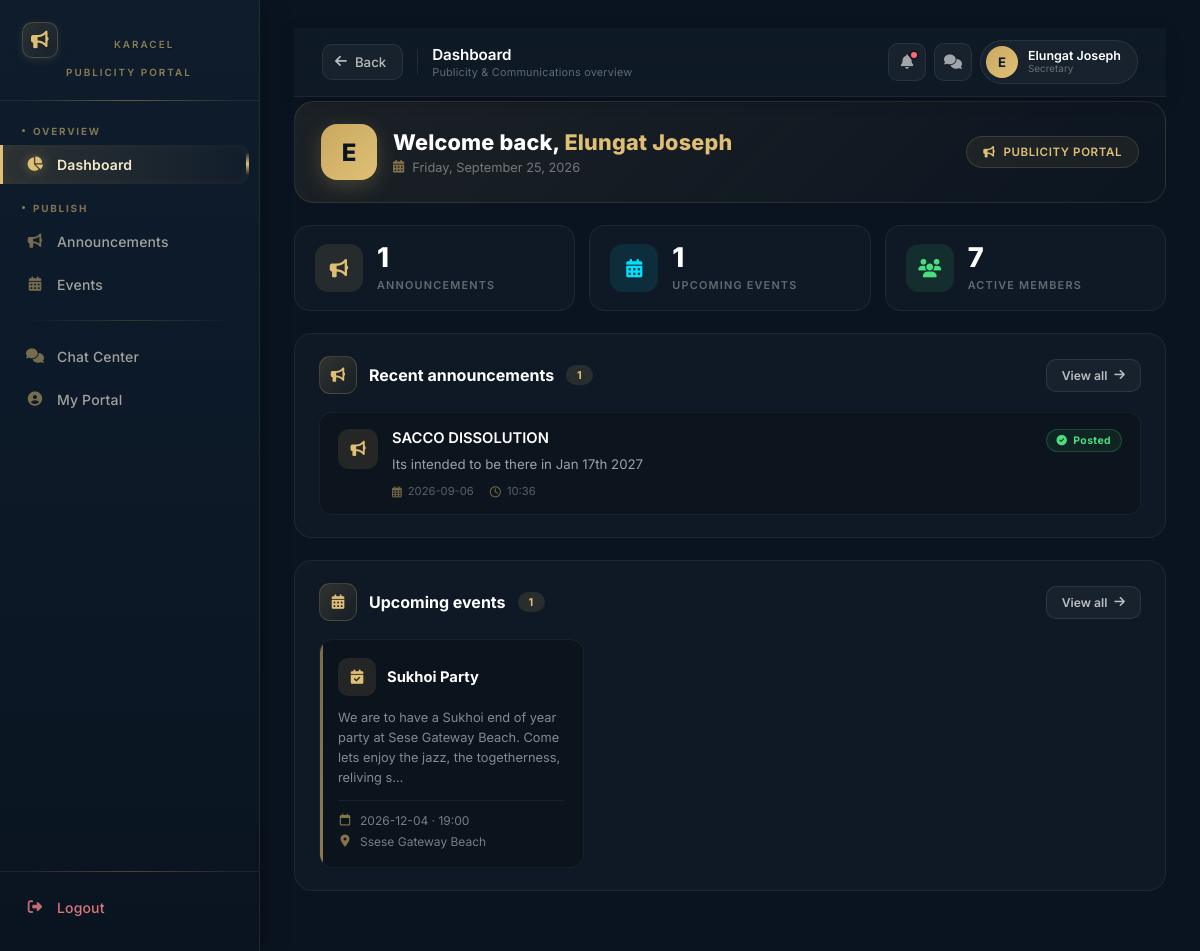
The app's page /publicity/dashboard (signed in) with its own data.
### tables this page shows
CREATE TABLE announcements (
        id INTEGER PRIMARY KEY AUTOINCREMENT,
        title TEXT NOT NULL,
        content TEXT NOT NULL,
        created_at TIMESTAMP DEFAULT CURRENT_TIMESTAMP,
        created_by INTEGER,
        FOREIGN KEY (created_by) REFERENCES users(id)
    );

CREATE TABLE events (
        id INTEGER PRIMARY KEY AUTOINCREMENT,
        title TEXT NOT NULL,
        event_date DATE NOT NULL,
        event_time TIME,
        location TEXT NOT NULL,
        description TEXT,
        created_at TIMESTAMP DEFAULT CURRENT_TIMESTAMP,
        created_by INTEGER,
        FOREIGN KEY (created_by) REFERENCES users(id)
    );

### app.py (the view)
@app.route("/publicity/dashboard")
def publicity_dashboard():
    if session.get("role") not in ["publicity", "secretary", "treasurer", "admin"]:
        flash('Access denied', 'danger')
        return redirect("/login")
    conn = get_db()
    conn.row_factory = sqlite3.Row
    try:
        total_members = conn.execute("SELECT COUNT(*) FROM users WHERE LOWER(role) = 'member' AND status = 'active'").fetchone()[0]
        total_announcements = conn.execute("SELECT COUNT(*) FROM announcements").fetchone()[0]
        upcoming_events = conn.execute("SELECT COUNT(*) FROM events WHERE event_date >= date('now')").fetchone()[0]
        total_newsletters = conn.execute("SELECT COUNT(*) FROM newsletters").fetchone()[0]
        announcements = conn.execute("""
            SELECT * FROM announcements
            ORDER BY created_at DESC
            LIMIT 5
        """).fetchall()
        events = conn.execute("""
            SELECT * FROM events
            WHERE event_date >= date('now')
            ORDER BY event_date ASC
            LIMIT 4
        """).fetchall()
    except sqlite3.Error as e:
        print(f"❌ Database Error: {str(e)}")
        flash(f'Database error: {str(e)}', 'danger')
        return redirect(url_for('login'))
    finally:
        conn.close()
    return render_template(
        "publicity/publicity-dashboard.html",
        total_members=total_members,
        total_announcements=total_announcements,
        upcoming_events=upcoming_events,
        total_newsletters=total_newsletters,
        announcements=announcements,
        events=events,
        session=session,
    )

### app.py (called while the page is built)
def get_db():
    conn = sqlite3.connect("sacco.db")
    conn.row_factory = sqlite3.Row
    return conn

@app.context_processor
def inject_globals():
    from datetime import datetime
    completed_loans = 0
    try:
        if 'user_id' in session:
            role = session.get('role', '')
            if role in ['treasurer', 'admin', 'chairperson']:
                db = get_db()
                completed_loans = db.execute("SELECT COUNT(*) FROM loans WHERE status = 'completed'").fetchone()[0]
                db.close()
    except Exception as e:
        print(f"Error getting completed_loans: {e}")
    return {
        'now': datetime.now(),
        'completed_loans': completed_loans
    }

### templates/publicity/publicity-dashboard.html (shortened to what this page needs)
{% extends "publicity/publicity-base.html" %}
{% block page_title %}Dashboard{% endblock %}
{% block page_subtitle %}Publicity &amp; Communications overview{% endblock %}
{% block content %}
<div class="pd-wrap">
    <div class="pd-hero">
        <div class="pd-hero-left">
            <div class="pd-hero-avatar">
                {{ session.full_name|default('P')|first|upper }}
            </div>
            <div>
                <h1 class="pd-hero-title">
                    Welcome back, <span>{{ session.full_name|default('Publicity Officer') }}</span>
                </h1>
                <p class="pd-hero-sub">
                    <i class="fas fa-calendar-alt"></i>
                    {{ now.strftime('%A, %B %d, %Y') if now else '' }}
                </p>
            </div>
        </div>
        <div class="pd-hero-chip">
            <i class="fas fa-bullhorn"></i> Publicity Portal
        </div>
    </div>
    <div class="pd-stats">
        <div class="pd-stat">
            <div class="pd-stat-icon gold"><i class="fas fa-bullhorn"></i></div>
            <div class="pd-stat-body">
                <div class="pd-stat-num">{{ total_announcements|default(0) }}</div>
                <div class="pd-stat-label">Announcements</div>
            </div>
        </div>
        <div class="pd-stat">
            <div class="pd-stat-icon cyan"><i class="fas fa-calendar-alt"></i></div>
            <div class="pd-stat-body">
                <div class="pd-stat-num">{{ upcoming_events|default(0) }}</div>
                <div class="pd-stat-label">Upcoming events</div>
            </div>
        </div>
        <div class="pd-stat">
            <div class="pd-stat-icon green"><i class="fas fa-users"></i></div>
            <div class="pd-stat-body">
                <div class="pd-stat-num">{{ total_members|default(0) }}</div>
                <div class="pd-stat-label">Active members</div>
            </div>
        </div>
    </div>
    <div class="pd-card">
        <div class="pd-card-head">
            <div class="pd-card-title">
                <div class="pd-card-title-icon"><i class="fas fa-bullhorn"></i></div>
                Recent announcements
                <span class="pd-count-pill">{{ announcements|length if announcements else 0 }}</span>
            </div>
            <a href="/publicity/announcements" class="pd-view-all">
                View all <i class="fas fa-arrow-right"></i>
            </a>
        </div>
        {% if announcements and announcements|length > 0 %}
        <div class="pd-list">
            {% for a in announcements[:5] %}
            <div class="pd-ann-item">
                <div class="pd-ann-icon"><i class="fas fa-bullhorn"></i></div>
                <div class="pd-ann-body">
                    <h4 class="pd-ann-title">{{ a.title }}</h4>
                    <div class="pd-ann-text">
                        {{ a.content[:180] }}{% if a.content and a.content|length > 180 %}…{% endif %}
                    </div>
                    <div class="pd-ann-meta">
                        <span><i class="far fa-calendar-alt"></i> {{ (a.created_at or '')[:10] }}</span>
                        <span><i class="far fa-clock"></i> {{ (a.created_at or '')[11:16] }}</span>
                    </div>
                </div>
                <span class="pd-badge-posted">
                    <i class="fas fa-check-circle"></i> Posted
                </span>
            </div>
            {% endfor %}
        </div>
        {% else %}
        <div class="pd-empty">
            <div class="pd-empty-icon"><i class="fas fa-bullhorn"></i></div>
            <h4>No announcements yet</h4>
            <p>Create your first announcement to get started</p>
        </div>
        {% endif %}
    </div>
    <div class="pd-card">
        <div class="pd-card-head">
            <div class="pd-card-title">
                <div class="pd-card-title-icon"><i class="fas fa-calendar-alt"></i></div>
                Upcoming events
                <span class="pd-count-pill">{{ events|length if events else 0 }}</span>
            </div>
            <a href="/publicity/events" class="pd-view-all">
                View all <i class="fas fa-arrow-right"></i>
            </a>
        </div>
        {% if events and events|length > 0 %}
        <div class="pd-events-grid">
            {% for e in events[:4] %}
            <div class="pd-event">
                <div class="pd-event-head">
                    <div class="pd-event-icon"><i class="fas fa-calendar-check"></i></div>
                    <h4 class="pd-event-title">{{ e.title }}</h4>
                </div>
                {% if e.description %}
                <p class="pd-event-desc">
                    {{ e.description[:120] }}{% if e.description|length > 120 %}…{% endif %}
                </p>
                {% endif %}
                <div class="pd-event-meta">
                    <span>
                        <i class="far fa-calendar"></i>
                        {{ e.event_date }}{% if e.event_time %} · {{ e.event_time }}{% endif %}
                    </span>
                    <span>
                        <i class="fas fa-map-marker-alt"></i>
                        {{ e.location }}
                    </span>
                </div>
            </div>
            {% endfor %}
        </div>
        {% else %}
        <div class="pd-empty">
            <div class="pd-empty-icon"><i class="fas fa-calendar-plus"></i></div>
            <h4>No upcoming events</h4>
            <p>Create your first event to get started</p>
        </div>
        {% endif %}
    </div>
</div>
{% endblock %}

### records on screen
announcements: title "SACCO DISSOLUTION", content "Its intended to be there in Jan 17th 2027", created_at "2026-09-06", created_at "10:36"
events: title "Sukhoi Party", description "We are to have a Sukhoi end of year party at Sese Gateway Beach. Come lets enjoy the jazz, the togetherness, reliving s", event_date "2026-12-04", event_time "19:00", location "Ssese Gateway Beach"

### other values on screen
{{ (session.full_name or 'P')[0] | upper }} "E"
{{ session.full_name }} "Elungat Joseph"
{{ session.role }} "Secretary"
{{ session.full_name|default('P')|first|upper }} "E"
{{ session.full_name|default('Publicity Officer') }} "Elungat Joseph"
{{ total_announcements|default(0) }} "1"
{{ upcoming_events|default(0) }} "1"
{{ total_members|default(0) }} "7"
{{ announcements|length if announcements else 0 }} "1"
{{ events|length if events else 0 }} "1"
